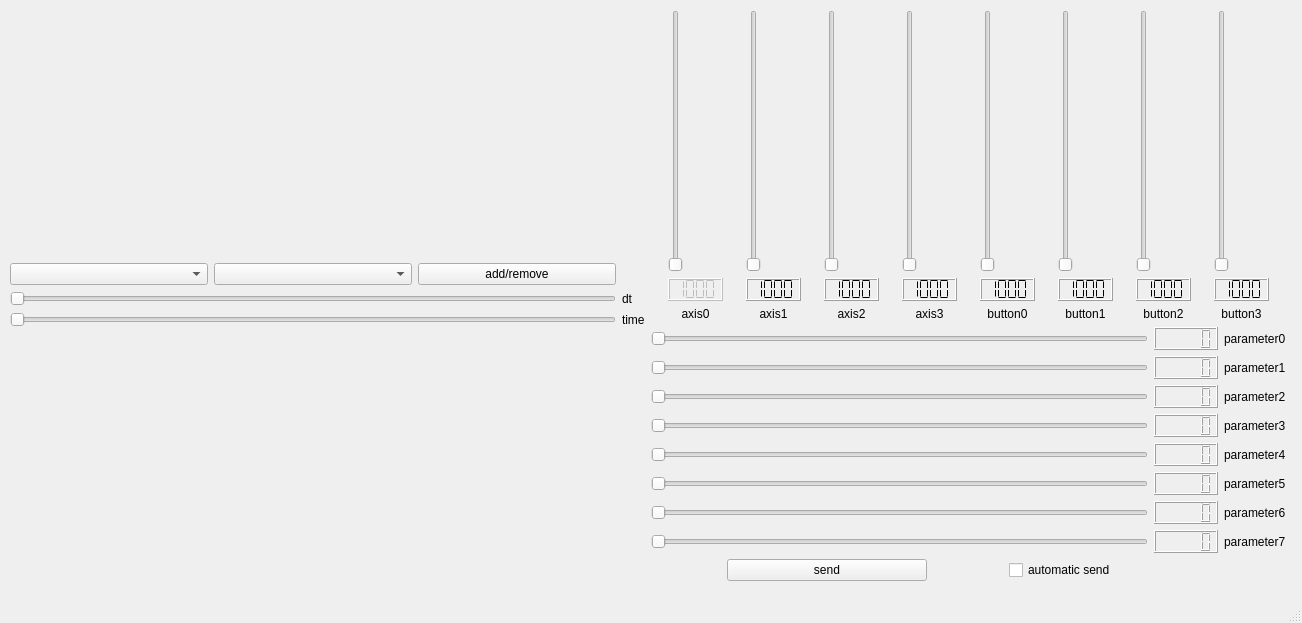
<?xml version="1.0" encoding="UTF-8"?>
<ui version="4.0">
 <class>MainWindow</class>
 <widget class="QMainWindow" name="MainWindow">
  <property name="geometry">
   <rect>
    <x>0</x>
    <y>0</y>
    <width>1302</width>
    <height>623</height>
   </rect>
  </property>
  <property name="windowTitle">
   <string>phoenixGUI</string>
  </property>
  <property name="tabShape">
   <enum>QTabWidget::Rounded</enum>
  </property>
  <widget class="QWidget" name="centralwidget">
   <widget class="QWidget" name="horizontalLayoutWidget">
    <property name="geometry">
     <rect>
      <x>10</x>
      <y>10</y>
      <width>1276</width>
      <height>571</height>
     </rect>
    </property>
    <layout class="QHBoxLayout" name="horizontalLayout">
     <item>
      <layout class="QVBoxLayout" name="gui_output">
       <item>
        <layout class="QVBoxLayout" name="verticalLayout_plots"/>
       </item>
       <item>
        <layout class="QGridLayout" name="gridLayout_sliders">
         <item row="2" column="1">
          <widget class="QLabel" name="label_17">
           <property name="text">
            <string>dt</string>
           </property>
          </widget>
         </item>
         <item row="3" column="0">
          <widget class="QSlider" name="horizontalSlider_time_point">
           <property name="orientation">
            <enum>Qt::Horizontal</enum>
           </property>
          </widget>
         </item>
         <item row="2" column="0">
          <widget class="QSlider" name="horizontalSlider_delta_time">
           <property name="orientation">
            <enum>Qt::Horizontal</enum>
           </property>
          </widget>
         </item>
         <item row="3" column="1">
          <widget class="QLabel" name="label_18">
           <property name="text">
            <string>time</string>
           </property>
          </widget>
         </item>
         <item row="1" column="0">
          <layout class="QHBoxLayout" name="horizontalLayout_2">
           <item>
            <widget class="QComboBox" name="comboBox_topic_selection"/>
           </item>
           <item>
            <widget class="QComboBox" name="comboBox_sub_topic_selection"/>
           </item>
           <item>
            <widget class="QPushButton" name="button_add_remove_plot">
             <property name="text">
              <string>add/remove</string>
             </property>
            </widget>
           </item>
          </layout>
         </item>
        </layout>
       </item>
      </layout>
     </item>
     <item>
      <layout class="QVBoxLayout" name="gui_input">
       <property name="sizeConstraint">
        <enum>QLayout::SetMinimumSize</enum>
       </property>
       <item>
        <layout class="QGridLayout" name="gridLayout_rc">
         <property name="sizeConstraint">
          <enum>QLayout::SetMinimumSize</enum>
         </property>
         <item row="0" column="5">
          <widget class="QSlider" name="verticalSlider_rc_button1">
           <property name="minimum">
            <number>1000</number>
           </property>
           <property name="maximum">
            <number>2000</number>
           </property>
           <property name="orientation">
            <enum>Qt::Vertical</enum>
           </property>
          </widget>
         </item>
         <item row="0" column="1">
          <widget class="QSlider" name="verticalSlider_rc_axis1">
           <property name="minimum">
            <number>1000</number>
           </property>
           <property name="maximum">
            <number>2000</number>
           </property>
           <property name="orientation">
            <enum>Qt::Vertical</enum>
           </property>
          </widget>
         </item>
         <item row="2" column="2">
          <widget class="QLabel" name="label_3">
           <property name="text">
            <string>axis2</string>
           </property>
           <property name="alignment">
            <set>Qt::AlignCenter</set>
           </property>
          </widget>
         </item>
         <item row="0" column="4">
          <widget class="QSlider" name="verticalSlider_rc_button0">
           <property name="minimum">
            <number>1000</number>
           </property>
           <property name="maximum">
            <number>2000</number>
           </property>
           <property name="orientation">
            <enum>Qt::Vertical</enum>
           </property>
          </widget>
         </item>
         <item row="0" column="6">
          <widget class="QSlider" name="verticalSlider_rc_button2">
           <property name="minimum">
            <number>1000</number>
           </property>
           <property name="maximum">
            <number>2000</number>
           </property>
           <property name="orientation">
            <enum>Qt::Vertical</enum>
           </property>
          </widget>
         </item>
         <item row="0" column="2">
          <widget class="QSlider" name="verticalSlider_rc_axis2">
           <property name="minimum">
            <number>1000</number>
           </property>
           <property name="maximum">
            <number>2000</number>
           </property>
           <property name="orientation">
            <enum>Qt::Vertical</enum>
           </property>
          </widget>
         </item>
         <item row="2" column="6">
          <widget class="QLabel" name="label_7">
           <property name="text">
            <string>button2</string>
           </property>
           <property name="alignment">
            <set>Qt::AlignCenter</set>
           </property>
          </widget>
         </item>
         <item row="2" column="5">
          <widget class="QLabel" name="label_6">
           <property name="text">
            <string>button1</string>
           </property>
           <property name="alignment">
            <set>Qt::AlignCenter</set>
           </property>
          </widget>
         </item>
         <item row="0" column="0">
          <widget class="QSlider" name="verticalSlider_rc_axis0">
           <property name="minimum">
            <number>1000</number>
           </property>
           <property name="maximum">
            <number>2000</number>
           </property>
           <property name="orientation">
            <enum>Qt::Vertical</enum>
           </property>
          </widget>
         </item>
         <item row="0" column="3">
          <widget class="QSlider" name="verticalSlider_rc_axis3">
           <property name="minimum">
            <number>1000</number>
           </property>
           <property name="maximum">
            <number>2000</number>
           </property>
           <property name="orientation">
            <enum>Qt::Vertical</enum>
           </property>
          </widget>
         </item>
         <item row="2" column="0">
          <widget class="QLabel" name="label_2">
           <property name="text">
            <string>axis0</string>
           </property>
           <property name="alignment">
            <set>Qt::AlignCenter</set>
           </property>
          </widget>
         </item>
         <item row="2" column="4">
          <widget class="QLabel" name="label_5">
           <property name="text">
            <string>button0</string>
           </property>
           <property name="alignment">
            <set>Qt::AlignCenter</set>
           </property>
          </widget>
         </item>
         <item row="0" column="7">
          <widget class="QSlider" name="verticalSlider_rc_button3">
           <property name="minimum">
            <number>1000</number>
           </property>
           <property name="maximum">
            <number>2000</number>
           </property>
           <property name="orientation">
            <enum>Qt::Vertical</enum>
           </property>
          </widget>
         </item>
         <item row="2" column="1">
          <widget class="QLabel" name="label">
           <property name="text">
            <string>axis1</string>
           </property>
           <property name="alignment">
            <set>Qt::AlignCenter</set>
           </property>
          </widget>
         </item>
         <item row="2" column="3">
          <widget class="QLabel" name="label_4">
           <property name="text">
            <string>axis3</string>
           </property>
           <property name="alignment">
            <set>Qt::AlignCenter</set>
           </property>
          </widget>
         </item>
         <item row="2" column="7">
          <widget class="QLabel" name="label_8">
           <property name="text">
            <string>button3</string>
           </property>
           <property name="alignment">
            <set>Qt::AlignCenter</set>
           </property>
          </widget>
         </item>
         <item row="1" column="0">
          <widget class="QLCDNumber" name="lcdNumber_rc_axis0">
           <property name="enabled">
            <bool>false</bool>
           </property>
           <property name="numDigits">
            <number>4</number>
           </property>
           <property name="segmentStyle">
            <enum>QLCDNumber::Flat</enum>
           </property>
           <property name="value" stdset="0">
            <double>1000.000000000000000</double>
           </property>
          </widget>
         </item>
         <item row="1" column="1">
          <widget class="QLCDNumber" name="lcdNumber_rc_axis1">
           <property name="numDigits">
            <number>4</number>
           </property>
           <property name="segmentStyle">
            <enum>QLCDNumber::Flat</enum>
           </property>
           <property name="intValue" stdset="0">
            <number>1000</number>
           </property>
          </widget>
         </item>
         <item row="1" column="2">
          <widget class="QLCDNumber" name="lcdNumber_rc_axis2">
           <property name="numDigits">
            <number>4</number>
           </property>
           <property name="segmentStyle">
            <enum>QLCDNumber::Flat</enum>
           </property>
           <property name="intValue" stdset="0">
            <number>1000</number>
           </property>
          </widget>
         </item>
         <item row="1" column="3">
          <widget class="QLCDNumber" name="lcdNumber_rc_axis3">
           <property name="numDigits">
            <number>4</number>
           </property>
           <property name="segmentStyle">
            <enum>QLCDNumber::Flat</enum>
           </property>
           <property name="intValue" stdset="0">
            <number>1000</number>
           </property>
          </widget>
         </item>
         <item row="1" column="4">
          <widget class="QLCDNumber" name="lcdNumber_rc_button0">
           <property name="numDigits">
            <number>4</number>
           </property>
           <property name="segmentStyle">
            <enum>QLCDNumber::Flat</enum>
           </property>
           <property name="intValue" stdset="0">
            <number>1000</number>
           </property>
          </widget>
         </item>
         <item row="1" column="5">
          <widget class="QLCDNumber" name="lcdNumber_rc_button1">
           <property name="numDigits">
            <number>4</number>
           </property>
           <property name="segmentStyle">
            <enum>QLCDNumber::Flat</enum>
           </property>
           <property name="intValue" stdset="0">
            <number>1000</number>
           </property>
          </widget>
         </item>
         <item row="1" column="6">
          <widget class="QLCDNumber" name="lcdNumber_rc_button2">
           <property name="numDigits">
            <number>4</number>
           </property>
           <property name="segmentStyle">
            <enum>QLCDNumber::Flat</enum>
           </property>
           <property name="intValue" stdset="0">
            <number>1000</number>
           </property>
          </widget>
         </item>
         <item row="1" column="7">
          <widget class="QLCDNumber" name="lcdNumber_rc_button3">
           <property name="numDigits">
            <number>4</number>
           </property>
           <property name="segmentStyle">
            <enum>QLCDNumber::Flat</enum>
           </property>
           <property name="intValue" stdset="0">
            <number>1000</number>
           </property>
          </widget>
         </item>
        </layout>
       </item>
       <item>
        <layout class="QGridLayout" name="gridLayout_parameters">
         <property name="sizeConstraint">
          <enum>QLayout::SetMinimumSize</enum>
         </property>
         <item row="2" column="2">
          <widget class="QLabel" name="label_11">
           <property name="text">
            <string>parameter2</string>
           </property>
          </widget>
         </item>
         <item row="2" column="1">
          <widget class="QLCDNumber" name="lcdNumber_parameter2"/>
         </item>
         <item row="6" column="1">
          <widget class="QLCDNumber" name="lcdNumber_parameter6"/>
         </item>
         <item row="1" column="1">
          <widget class="QLCDNumber" name="lcdNumber_parameter1"/>
         </item>
         <item row="5" column="0">
          <widget class="QSlider" name="horizontalSlider_parameter5">
           <property name="orientation">
            <enum>Qt::Horizontal</enum>
           </property>
          </widget>
         </item>
         <item row="0" column="2">
          <widget class="QLabel" name="label_9">
           <property name="text">
            <string>parameter0</string>
           </property>
          </widget>
         </item>
         <item row="3" column="1">
          <widget class="QLCDNumber" name="lcdNumber_parameter3"/>
         </item>
         <item row="3" column="2">
          <widget class="QLabel" name="label_12">
           <property name="text">
            <string>parameter3</string>
           </property>
          </widget>
         </item>
         <item row="4" column="2">
          <widget class="QLabel" name="label_13">
           <property name="text">
            <string>parameter4</string>
           </property>
          </widget>
         </item>
         <item row="6" column="0">
          <widget class="QSlider" name="horizontalSlider_parameter6">
           <property name="orientation">
            <enum>Qt::Horizontal</enum>
           </property>
          </widget>
         </item>
         <item row="7" column="2">
          <widget class="QLabel" name="label_16">
           <property name="text">
            <string>parameter7</string>
           </property>
          </widget>
         </item>
         <item row="6" column="2">
          <widget class="QLabel" name="label_15">
           <property name="text">
            <string>parameter6</string>
           </property>
          </widget>
         </item>
         <item row="7" column="0">
          <widget class="QSlider" name="horizontalSlider_parameter7">
           <property name="orientation">
            <enum>Qt::Horizontal</enum>
           </property>
          </widget>
         </item>
         <item row="4" column="0">
          <widget class="QSlider" name="horizontalSlider_parameter4">
           <property name="orientation">
            <enum>Qt::Horizontal</enum>
           </property>
          </widget>
         </item>
         <item row="3" column="0">
          <widget class="QSlider" name="horizontalSlider_parameter3">
           <property name="orientation">
            <enum>Qt::Horizontal</enum>
           </property>
          </widget>
         </item>
         <item row="1" column="0">
          <widget class="QSlider" name="horizontalSlider_parameter1">
           <property name="orientation">
            <enum>Qt::Horizontal</enum>
           </property>
          </widget>
         </item>
         <item row="5" column="2">
          <widget class="QLabel" name="label_14">
           <property name="text">
            <string>parameter5</string>
           </property>
          </widget>
         </item>
         <item row="2" column="0">
          <widget class="QSlider" name="horizontalSlider_parameter2">
           <property name="orientation">
            <enum>Qt::Horizontal</enum>
           </property>
          </widget>
         </item>
         <item row="0" column="0">
          <widget class="QSlider" name="horizontalSlider_parameter0">
           <property name="maximumSize">
            <size>
             <width>1000</width>
             <height>16777215</height>
            </size>
           </property>
           <property name="orientation">
            <enum>Qt::Horizontal</enum>
           </property>
          </widget>
         </item>
         <item row="5" column="1">
          <widget class="QLCDNumber" name="lcdNumber_parameter5"/>
         </item>
         <item row="4" column="1">
          <widget class="QLCDNumber" name="lcdNumber_parameter4"/>
         </item>
         <item row="7" column="1">
          <widget class="QLCDNumber" name="lcdNumber_parameter7"/>
         </item>
         <item row="1" column="2">
          <widget class="QLabel" name="label_10">
           <property name="text">
            <string>parameter1</string>
           </property>
          </widget>
         </item>
         <item row="0" column="1">
          <widget class="QLCDNumber" name="lcdNumber_parameter0"/>
         </item>
        </layout>
       </item>
       <item>
        <layout class="QHBoxLayout" name="horizontalLayout_3">
         <item>
          <widget class="QPushButton" name="button_send">
           <property name="maximumSize">
            <size>
             <width>200</width>
             <height>50</height>
            </size>
           </property>
           <property name="text">
            <string>send</string>
           </property>
          </widget>
         </item>
         <item>
          <widget class="QCheckBox" name="checkBox">
           <property name="maximumSize">
            <size>
             <width>200</width>
             <height>16777215</height>
            </size>
           </property>
           <property name="text">
            <string>automatic send</string>
           </property>
          </widget>
         </item>
        </layout>
       </item>
      </layout>
     </item>
    </layout>
   </widget>
  </widget>
  <widget class="QMenuBar" name="menubar">
   <property name="geometry">
    <rect>
     <x>0</x>
     <y>0</y>
     <width>1302</width>
     <height>22</height>
    </rect>
   </property>
  </widget>
  <widget class="QStatusBar" name="statusbar"/>
 </widget>
 <resources/>
 <connections/>
</ui>
